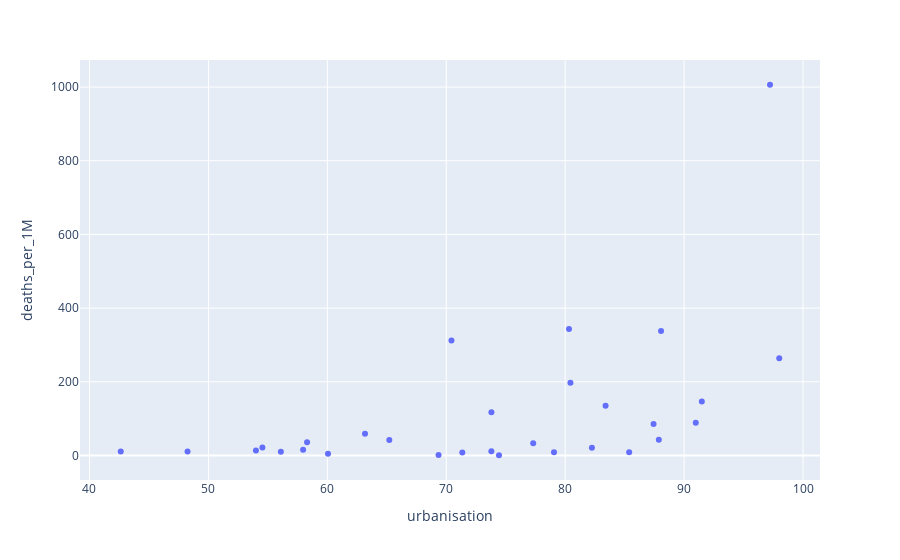

Source (notebook cell):
### Code cell
covid_metric = 'deaths_per_1M'
other_metric = 'urbanisation'

subdf = zone_df
subdf = subdf.query('deaths > 25 & continent == "Europe"')

#zone_df.plot.scatter(x='urbanisation', y=metric, ax=ax, ylim=(0, 10000))
#subdf[['urbanisation', metric]].corr()
# px.scatter(x=zone_df['urbanisation'], y=zone_df[metric])
#tls.mpl_to_plotly(fig)
lin_model = ols(f'{covid_metric} ~ {other_metric}', data=subdf).fit()
plot = px.scatter(subdf, x=other_metric, y=covid_metric, hover_name='zone')
plot.show()

corr = subdf.corr()
#print(corr)
print(corr.loc[other_metric][covid_metric])
corr

### Figure 1 — Plotly figure (JSON) as saved in the notebook; plotly's stock layout.template omitted (floating-point values rounded to 4 significant figures)
{"data": [{"hovertemplate": "<b>%{hovertext}</b><br><br>urbanisation=%{x}<br>deaths_per_1M=%{y}<extra></extra>", "hovertext": ["Andorra", "Austria", "Belgium", "Bosnia and Herzegovina", "Czechia", "Denmark", "Finland", "France", "Germany", "Greece", "Hungary", "Ireland", "Italy", "Luxembourg", "Moldova", "Netherlands", "North Macedonia", "Norway", "Poland", "Portugal", "Romania", "Russia", "San Marino", "Serbia", "Slovenia", "Spain", "Sweden", "Switzerland", "Ukraine", "United Kingdom"], "legendgroup": "", "marker": {"color": "#636efa", "symbol": "circle"}, "mode": "markers", "name": "", "showlegend": false, "type": "scatter", "x": [88.06, 58.3, 98.0, 48.24, 73.79, 87.87, 85.38, 80.44, 77.31, 79.06, 71.35, 63.17, 70.44, 90.98, 42.63, 91.49, 57.96, 82.25, 60.06, 65.21, 54.0, 74.43, 97.23, 56.09, 54.54, 80.32, 87.43, 73.8, 69.35, 83.4], "xaxis": "x", "y": [337.6, 36.08, 264.1, 10.83, 11.19, 42.63, 8.703, 197.3, 33.38, 8.573, 7.877, 58.96, 312.0, 88.82, 10.72, 146.2, 15.36, 21.27, 4.766, 42.3, 13.87, 0.6506, 1006.0, 10.17, 21.7, 343.6, 85.5, 117.7, 1.546, 135.0], "yaxis": "y"}], "layout": {"legend": {"tracegroupgap": 0}, "margin": {"t": 60}, "xaxis": {"anchor": "y", "domain": [0, 1], "title": {"text": "urbanisation"}}, "yaxis": {"anchor": "x", "domain": [0, 1], "title": {"text": "deaths_per_1M"}}}}
